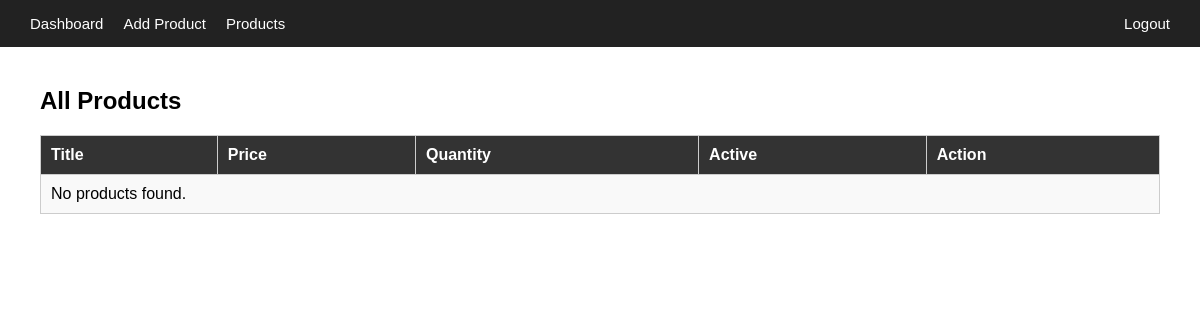
Before: /seller/products/ with the older database file.
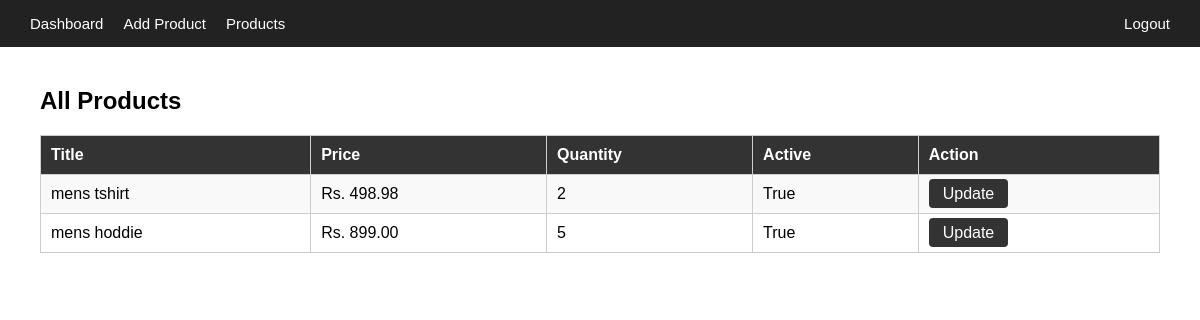
After: the same page with the newer database file.
### arynjay_store/models.py (models this page shows)
class Product(models.Model):
    product_id = models.AutoField(primary_key=True)
    product_title = models.CharField(max_length=200)
    product_price = models.DecimalField(max_digits=10, decimal_places=2)
    product_description = models.TextField()
    created_at = models.DateTimeField(auto_now_add=True)
    modified_at = models.DateTimeField(auto_now=True)
    is_active = models.BooleanField(default=True)
    available_qty = models.IntegerField()
    product_img = models.ImageField(upload_to='products/')

### arynjay_store/views.py (the view)
# urls.py: path('seller/products/', views.seller_products, name='seller_products'),
def seller_products(request):
    products = Product.objects.all()
    return render(request, 'seller_products.html', {'products': products})

### templates/seller_products.html (shortened to what this page needs)
<!DOCTYPE html>
<html lang="en">
<head>
</head>
<body>
<nav>
    <a href="{% url 'seller_dashboard' %}">Dashboard</a>
    <a href="{% url 'seller_add_product' %}">Add Product</a>
    <a href="{% url 'seller_products' %}">Products</a>
    <a href="{% url 'logout' %}" style="margin-left: auto;">Logout</a>
</nav>
<main>
    <h2>All Products</h2>
    <table>
        <tr>
            <th>Title</th>
            <th>Price</th>
            <th>Quantity</th>
            <th>Active</th>
            <th>Action</th>
        </tr>
        {% for product in products %}
        <tr>
            <td>{{ product.product_title }}</td>
            <td>Rs. {{ product.product_price }}</td>
            <td>{{ product.available_qty }}</td>
            <td>{{ product.is_active }}</td>
            <td><a class="btn" href="{% url 'seller_update_product' product.product_id %}">Update</a></td>
        </tr>
        {% empty %}
        <tr><td colspan="5">No products found.</td></tr>
        {% endfor %}
    </table>
</main>
</body>
</html>

Changed rows visible on the page:
added Product: product_title "mens tshirt", product_price "498.98", available_qty "2", is_active "True"
added Product: product_title "mens hoddie", product_price "899.00", available_qty "5", is_active "True"
Other visible differences:
text no longer shown: "No products found."
